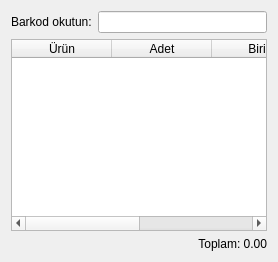
<?xml version="1.0" encoding="UTF-8"?>
<ui version="4.0">
 <class>SalesDialog</class>
 <widget class="QWidget" name="SalesDialog">
  <property name="windowTitle">
   <string>Satış</string>
  </property>
  <layout class="QVBoxLayout" name="verticalLayout">
   <item>
    <layout class="QHBoxLayout" name="barcodeLayout">
     <item>
      <widget class="QLabel" name="labelScan">
       <property name="text"><string>Barkod okutun:</string></property>
      </widget>
     </item>
     <item>
      <widget class="QLineEdit" name="lineEditBarcode"/>
     </item>
    </layout>
   </item>
   <item>
    <widget class="QTableWidget" name="tableCart">
     <column>
      <property name="text"><string>Ürün</string></property>
     </column>
     <column>
      <property name="text"><string>Adet</string></property>
     </column>
     <column>
      <property name="text"><string>Birim</string></property>
     </column>
     <column>
      <property name="text"><string>Toplam</string></property>
     </column>
    </widget>
   </item>
   <item>
    <widget class="QLabel" name="labelTotal">
     <property name="text"><string>Toplam: 0.00</string></property>
     <property name="alignment"><set>Qt::AlignRight|Qt::AlignTrailing|Qt::AlignVCenter</set></property>
    </widget>
   </item>
  </layout>
 </widget>
 <resources/>
 <connections/>
</ui>
